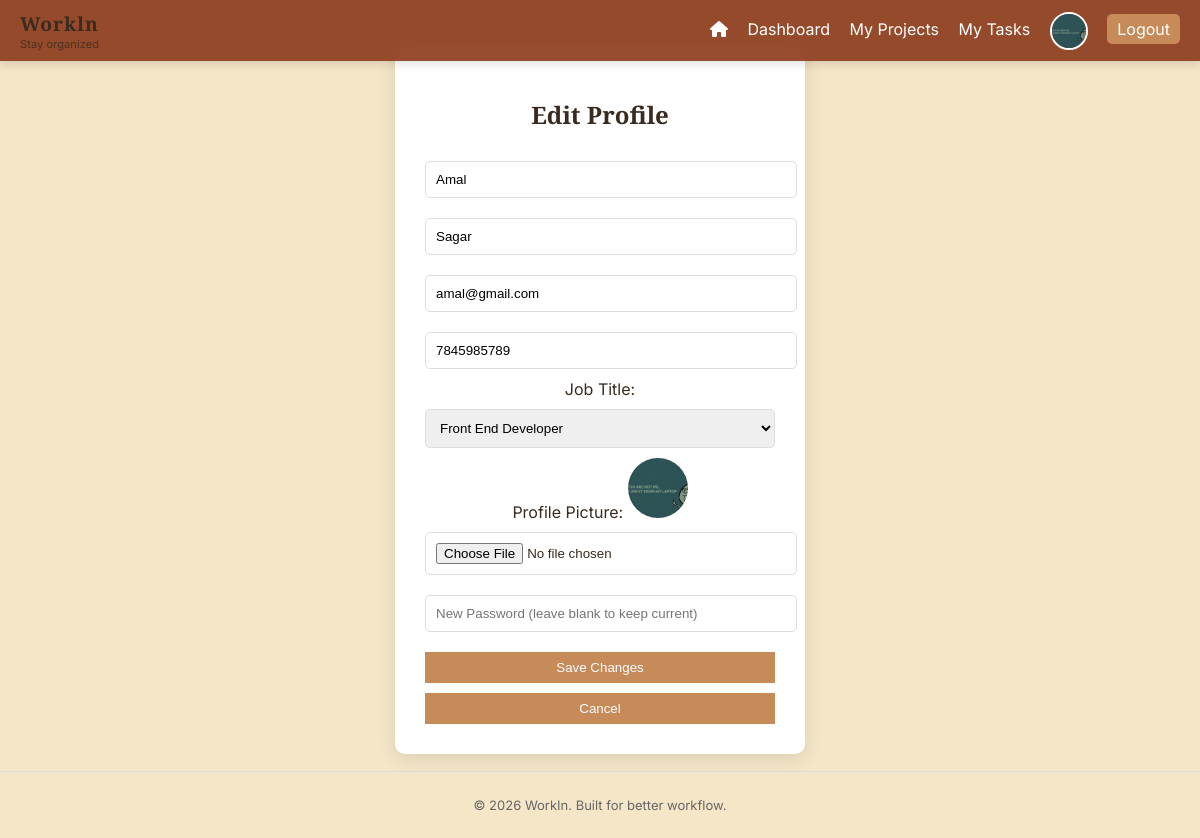
The page /profile/edit/ (signed in) on the database as committed earlier.
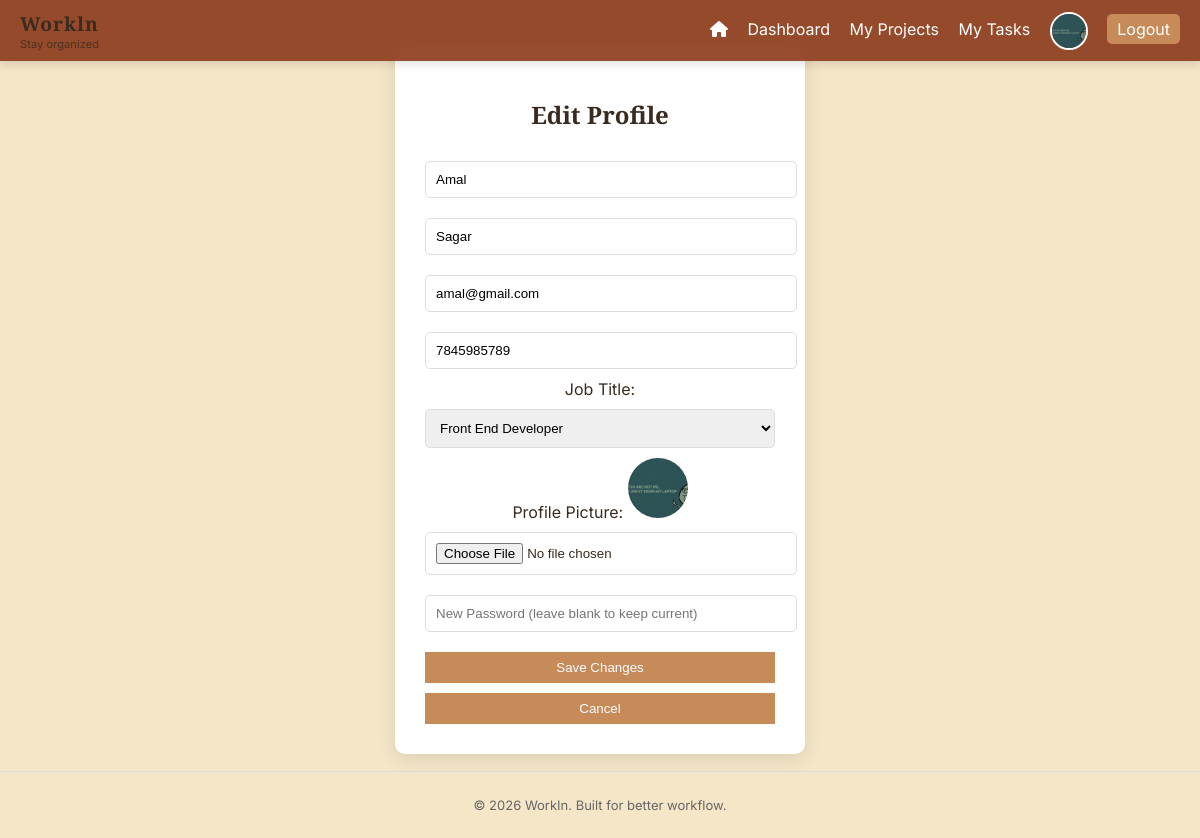
The same page on the database as committed later.
### users/models.py (models this page shows)
class CustomUser(AbstractUser):
    ROLE_CHOICES = (
        ('admin', 'Admin'),
        ('member', 'Member'),
    )
    role = models.CharField(max_length=10, choices=ROLE_CHOICES, default='member')
    mobile_number = models.CharField(max_length=15, blank=True, null=True)
    profile_picture = models.ImageField(upload_to='profile_pics/', blank=True, null=True)
    job_title = models.CharField(max_length=100, blank=True, null=True)

### users/views.py (the view, shortened to what this page needs)
# urls.py: path('profile/edit/', profile_edit, name='profile_edit'),
@login_required
def profile_edit(request):
    user = request.user
    return render(request, 'profile_edit.html', {'user': user})

### templates/profile_edit.html (shortened to what this page needs)
{% extends 'base.html' %}
{% block content %}
<div class="form-container">
  <div class="form-card">
    <h2>Edit Profile</h2>
    <form method="POST" enctype="multipart/form-data">
      <input type="text" name="first_name" placeholder="First Name" value="{{ user.first_name }}">
      <input type="text" name="last_name" placeholder="Last Name" value="{{ user.last_name }}">
      <input type="email" name="email" placeholder="Email" value="{{ user.email }}">
      <input type="tel" name="mobile_number" placeholder="Mobile Number" value="{{ user.mobile_number }}">
      <label>Job Title:</label>
      <select id="job_title_choice" name="job_title_choice" onchange="toggleJobTitleOther()">
        <option value="front_end" {% if user.job_title == 'front_end' %}selected{% endif %}>Front End Developer</option>
      </select>
      <label>Profile Picture:</label>
      {% if user.profile_picture %}
        <img src="{{ user.profile_picture.url }}" alt="Current" style="width:60px; height:60px; border-radius:50%; object-fit:cover;"><br>
      {% endif %}
      <input type="file" name="profile_picture" accept="image/*">
      <input type="password" name="new_password" placeholder="New Password (leave blank to keep current)">
      <button type="submit">Save Changes</button>
      <a href="{% url 'profile' %}"><button type="button">Cancel</button></a>
    </form>
  </div>
</div>
{% endblock %}

### templates/base.html (shortened to what this page needs)
{% load static %}
<!DOCTYPE html>
<html>
<head>
    <link rel="stylesheet" href="{% static 'style.css' %}">
    <link rel="stylesheet" href="https://cdnjs.cloudflare.com/ajax/libs/font-awesome/6.0.0/css/all.min.css">
</head>
<body>
    <nav>
    <div class="nav-brand">
        <h2>Workln</h2>
        <span class="nav-slogan">Stay organized</span>
    </div>
    <div class="nav-links">
        {% if request.path != '/' %}
        <a href="{% url 'home' %}" title="Home"><i class="fas fa-home"></i></a>
        {% endif %}
        <a href="{% url 'dashboard' %}">Dashboard</a>
        <a href="{% url 'projects' %}">My Projects</a>
        <a href="{% url 'tasks' %}">My Tasks</a>
        {% if request.user.is_authenticated %}
            <a href="{% url 'profile' %}" style"= gap:0.4rem; text-decoration:none;">
                {% if request.user.profile_picture %}
                    <img src="{{ request.user.profile_picture.url }}"
                         style="width:34px; height:34px; border-radius:50%; object-fit:cover; border:2px solid #fff; vertical-align:middle;">
                {% else %}
                    <span style="width:34px; height:34px; border-radius:50%; background:#888; display:inline-flex; align-items:center; justify-content:center; font-size:1rem; color:#fff;">👤</span>
                {% endif %}
            </a>
            <a href="{% url 'logout' %}" class="logout">Logout</a>
        {% endif %}
    </div>
</nav>
    <div class="container">
        {% block content %}
        {% endblock %}
    </div>
    <footer class="footer">
    <p>© 2026 WorkIn. Built for better workflow.</p>
</footer>
</body>
</html>

Rows that differ between the two databases and show on the page:
changed CustomUser "Amal": job_title_choice (not shown) → "Front End Developer"
Other text that changed with them:
form field job_title_choice: "Front End Developer" → (not shown)
